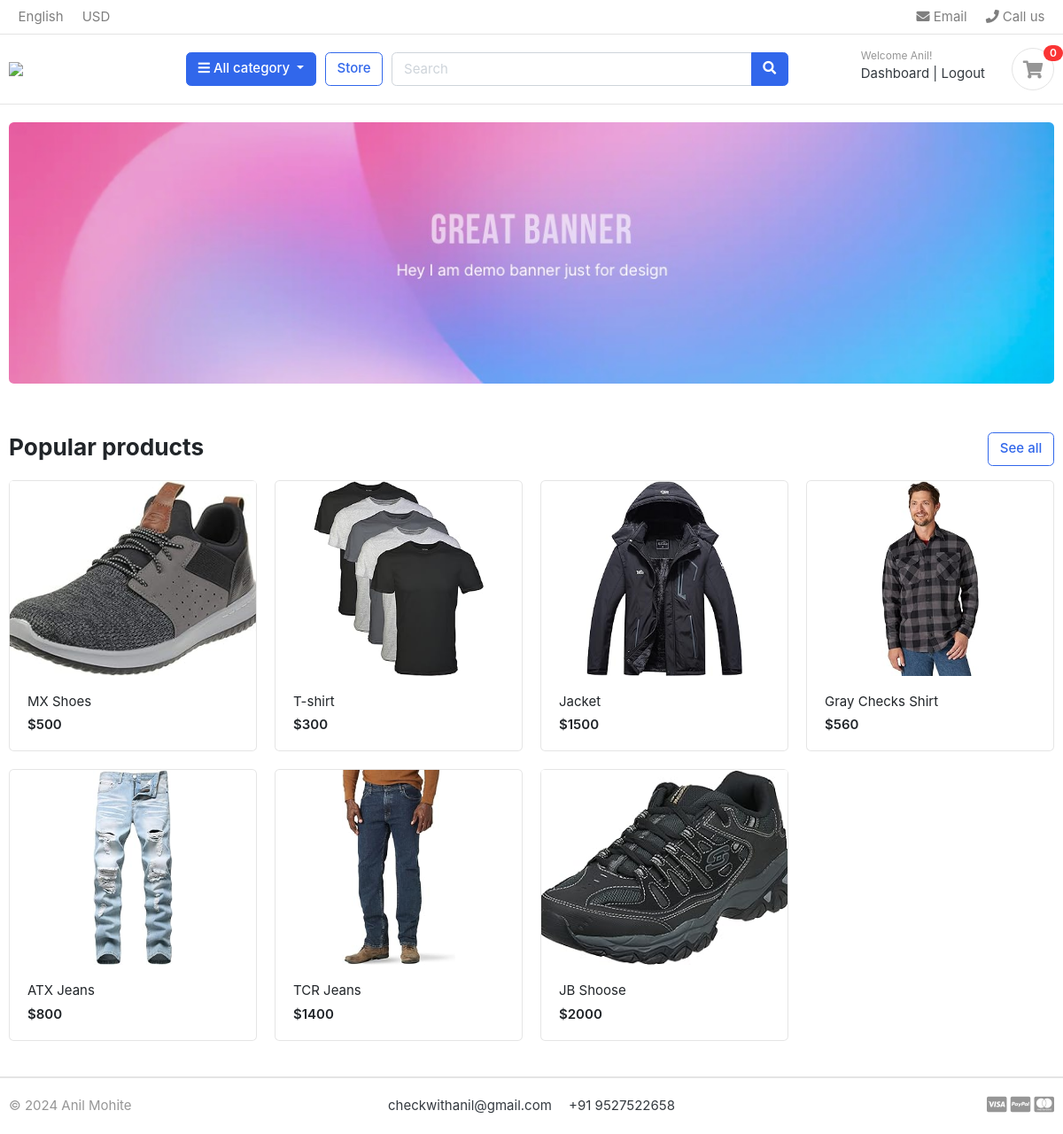
Page / (signed in) on the committed database.
### accounts/models.py (models this page shows, shortened)
class Account(AbstractBaseUser):
    first_name = models.CharField(max_length = 50)
    last_name = models.CharField(max_length = 50)
    email = models.EmailField(unique = True)
    phone_number = models.CharField(max_length = 15)
    is_admin = models.BooleanField(default = False)
    is_staff = models.BooleanField(default = False)
    is_active = models.BooleanField(default = False)
    is_superuser = models.BooleanField(default = False)
    last_login = models.DateTimeField(auto_now_add = True)
    date_joined = models.DateTimeField(auto_now_add = True)
    objects = MyAccountManager()
    USERNAME_FIELD = "email"
    REQUIRED_FIELDS = ["first_name", "last_name"]

### store/models.py (models this page shows, shortened)
class Product(models.Model):
    product_name = models.CharField(max_length=200, unique=True)
    slug = models.CharField(max_length=200, unique=True)
    desc = models.TextField(max_length=500, blank=True)
    price = models.IntegerField()
    prod_image = models.ImageField(upload_to='photos/products', blank=True)
    stock = models.IntegerField()
    is_available = models.BooleanField(default=True)
    category = models.ForeignKey(Category, on_delete=models.CASCADE)
    created_date = models.DateTimeField(auto_now_add=True)
    modified_date = models.DateTimeField(auto_now=True)
    def get_url(self):
        return reverse('product_detail',args=[self.category.slug, self.slug])

### MyStore/views.py (the view)
# urls.py: path("", views.home, name="home"),
def home(request):
    products = Product.objects.filter(is_available=True).all()
    context = {
        'products':products
    }
    return render(request, 'index.html', context)

### carts/context_processors.py (called while the page is built)
def cart_counter(request):
    cart_count = 0
    if 'admin' in request.path:
        return {}
    else:
        try:
            cart = Cart.objects.get(cart_id = _cart_id(request))
            cart_items = CartItem.objects.filter(cart = cart)
            for cart_item in cart_items:
                cart_count += cart_item.quantity
        except Cart.DoesNotExist:
            cart_count = 0
    return dict(cart_count = cart_count)

### carts/views.py (called while the page is built)
def _cart_id(request):
    cart = request.session.session_key
    if not cart:
        cart = request.session.create()
    return cart

### category/context_processors.py (called while the page is built)
def cat_menu_links(request):
    links = Category.objects.all()
    return dict(cat_links=links)

### category/models.py (called while the page is built)
    def get_url(self):
        return reverse('products_by_category', args=[self.slug])

### templates/index.html
{% extends 'base.html' %} {% load static%} {% block content %}
<section class="section-intro padding-y-sm">
  <div class="container">
    <div class="intro-banner-wrap">
      <img src="{% static 'images/banners/1.jpg' %}" class="img-fluid rounded" />
    </div>
  </div>
</section>
<section class="section-name padding-y-sm">
  <div class="container">
    <header class="section-heading">
      <a href="{% url 'store' %}" class="btn btn-outline-primary float-right">See all</a>
      <h3 class="section-title">Popular products</h3>
    </header>
    <div class="row">
      {% if products %} {% for product in products %}
      <div class="col-md-3">
        <div class="card card-product-grid">
          <a href="{{product.get_url}}" class="img-wrap">
            <img src="{{product.prod_image.url}}" />
          </a>
          <figcaption class="info-wrap">
            <a href="{{product.get_url}}" class="title">{{product.product_name}}</a>
            <div class="price mt-1">${{product.price}}</div>
          </figcaption>
        </div>
      </div>
      {% endfor %} {% endif %}
    </div>
  </div>
</section>
{% endblock %}

### templates/includes/header.html (shortened to what this page needs)
{% block header %}
{% load static %}
<header class="section-header">
    <nav class="navbar p-md-0 navbar-expand-sm navbar-light border-bottom">
        <div class="container">
            <div class="collapse navbar-collapse" id="navbarTop4">
                <ul class="navbar-nav mr-auto">
                    <li class="nav-item dropdown">
                        <a href="#" class="nav-link"> English </a>
                    </li>
                    <li class="nav-item dropdown">
                        <a href="#" class="nav-link"> USD </a>
                    </li>
                </ul>
                <ul class="navbar-nav">
                    <li><a href="#" class="nav-link"> <i class="fa fa-envelope"></i> Email </a></li>
                    <li><a href="#" class="nav-link"> <i class="fa fa-phone"></i> Call us </a></li>
                </ul>
            </div>
        </div>
    </nav>
    <section class="header-main border-bottom">
        <div class="container">
            <div class="row align-items-center">
                <div class="col-lg-2 col-md-3 col-6">
                    <a href="{% url 'home' %}" class="brand-wrap">
                        <img class="logo" src="{% static './images/logo.png' %}">
                    </a>
                </div>
                <div class="col-lg col-sm col-md col-6 flex-grow-0">
                    <div class="category-wrap dropdown d-inline-block float-right">
                        <button type="button" class="btn btn-primary dropdown-toggle" data-toggle="dropdown">
                            <i class="fa fa-bars"></i> All category
                        </button>
                    </div>
                </div>
                <a href="{% url 'store' %}" class="btn btn-outline-primary">Store</a>
                <div class="col-lg  col-md-6 col-sm-12 col">
                    <form action="{% url 'search' %}" class="search">
                        <div class="input-group w-100">
                            <input type="text" class="form-control" style="width:60%;" placeholder="Search" name="q">
                            <div class="input-group-append">
                                <button class="btn btn-primary" type="submit">
                                    <i class="fa fa-search"></i>
                                </button>
                            </div>
                        </div>
                    </form>
                </div>
                <div class="col-lg-3 col-sm-6 col-8 order-2 order-lg-3">
                    <div class="d-flex justify-content-end mb-3 mb-lg-0">
                        <div class="widget-header">
                            {% if user.id is None %}
                            <small class="title text-muted">Welcome guest!</small>
                            <div>
                                <a href="{% url 'login' %}">Sign in</a> <span class="dark-transp"> | </span>
                                <a href="{% url 'register' %}"> Register</a>
                            </div>
                            {% else %}
                            <small class="title text-muted">Welcome {{user.first_name}}!</small>
                            <div>
                                <a href="{% url 'dashboard' %}">Dashboard</a> <span class="dark-transp"> | </span>
                                <a href="{% url 'logout' %}"> Logout</a>
                            </div>
                            {% endif %}
                        </div>
                        <a href="{% url 'cart' %}" class="widget-header pl-3 ml-3">
                            <div class="icon icon-sm rounded-circle border"><i class="fa fa-shopping-cart"></i>
                            </div>
                            <span class="badge badge-pill badge-danger notify">{{cart_count}}</span>
                        </a>
                    </div>
                </div>
            </div>
        </div>
    </section>
</header>
{% endblock %}

### static/css/ui.css (style rules this page uses)
html { font-family: "Inter", sans-serif; font-size: 15px; }
.img-wrap { text-align: center; display: block; }
.img-wrap img { max-width: 100%; }
.icon-xs, .icon-sm, .icon-md, .icon-lg { display: inline-block; text-align: center; flex-shrink: 0; flex-grow: 0; }
.icon-sm { width: 48px; height: 48px; line-height: 48px !important; font-size: 20px; }
.padding-y-sm { padding-top: 20px; padding-bottom: 20px; }
.section-heading { margin-bottom: 20px; margin-top: 15px; }
.section-title { color: #212529; }
.header-main { position: relative; padding-top: 1rem; padding-bottom: 1rem; }
.brand-wrap .logo, .navbar-brand .logo { margin-right: 7px; max-height: 42px; display: inline-block; }
.widget-header { display: inline-block; vertical-align: middle; position: relative; }
.widget-header a { color: #343a40; }
.widget-header i { color: #969696; }
.widget-header .title { display: block; }
.widget-header .notify { position: absolute; top: -3px; right: -10px; }
[class*=card-product] a.title { color: #212529; display: block; }
[class*=card-product] .img-wrap { overflow: hidden; position: relative; }
[class*=card-product] .img-wrap img { height: 100%; max-width: 100%; width: auto; display: inline-block; -o-object-fit: cover; object-fit: cover; }
.card-product-grid { margin-bottom: 20px; }
.card-product-grid .img-wrap { border-radius: 0.2rem 0.2rem 0 0; height: 220px; }
.card-product-grid .info-wrap { overflow: hidden; padding: 18px 20px; }
.card .img-wrap { overflow: hidden; }
.notify { position: absolute; top: -4px; right: -10px; display: inline-block; padding: 0.25em 0.6em; font-size: 12px; line-height: 1; text-align: center; border-radius: 3rem; color: #fff; background-color: #fa3434; }
.price { font-weight: 600; color: #212529; }

### rows in the picture
Account: first_name "Anil"
Product: prod_image (picture), product_name "MX Shoes", price "500"
Product: prod_image (picture), product_name "T-shirt", price "300"
Product: prod_image (picture), product_name "Jacket", price "1500"
Product: prod_image (picture), product_name "Gray Checks Shirt", price "560"
Product: prod_image (picture), product_name "ATX Jeans", price "800"
Product: prod_image (picture), product_name "TCR Jeans", price "1400"
Product: prod_image (picture), product_name "JB Shoose", price "2000"

### other values in the picture
{{ cart_count }} "0"
